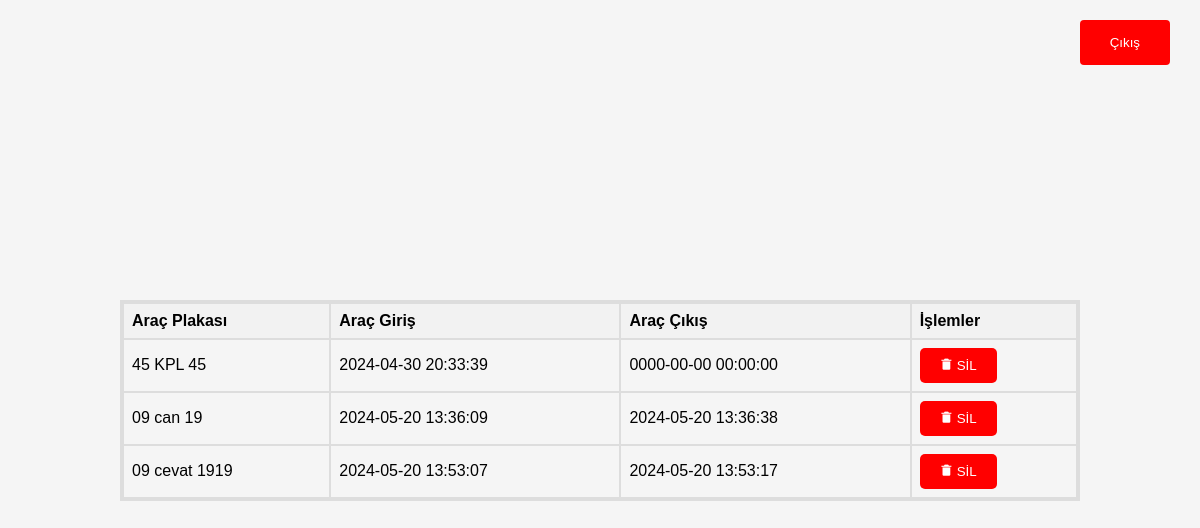
The app's page /araçlar.php with its own data.
### tables this page shows
CREATE TABLE `araclar` (
  `arac_id` int(11) NOT NULL,
  `aracPlaka` varchar(100) NOT NULL,
  `aracGiris` datetime NOT NULL,
  `aracCikis` datetime NOT NULL
);

### araçlar.php (the view, shortened to what this page needs)
<!DOCTYPE html>
<html lang="en">
<head>
    <link rel="stylesheet" href="style/araclar.css">
    <link href='https://unpkg.com/boxicons@2.1.4/css/boxicons.min.css' rel='stylesheet'>
</head>
<body>
<?php
include_once "baglanti.php";
 $sorgu = "SELECT * FROM araclar";
 $cikti = mysqli_query($baglanti, $sorgu);
 if ($cikti) {
     echo "<table border='1'>
             <tr>
                 <th>Araç Plakası</th>
                 <th>Araç Giriş</th>
                 <th>Araç Çıkış</th>
                 <th>İşlemler</th>
             </tr>";
     while ($satir = mysqli_fetch_assoc($cikti)) {
         echo "<tr>";
         echo "<td>" . $satir['aracPlaka'] . "</td>";
         echo "<td>" . $satir['aracGiris'] . "</td>";
         echo "<td>" . $satir['aracCikis'] . "</td>";
         echo "<td>
                <form action='araçlar.php' method='post'>
                    <input type='hidden' name='arac_id' value='" . $satir['arac_id'] . "'>
                    <button type='submit' class='silButton' name='silButton' align=center ><i class='bx bxs-trash-alt'></i>
                    SİL
                    </button>
                </form>
            </td>";
     }
     echo "</table>";
    }
?>
<form action="login.php" method="post"  >
        <button type="submit" name="login" id="cikis">Çıkış</button>
    </form>
</body>
</html>

### style/araclar.css (style rules this page uses)
body { font-family: Arial, sans-serif; margin: 0; padding: 0; background-color: #f5f5f5; display: flex; justify-content: center; align-items: center; height: 100vh; position:relative; }
table { border-collapse: collapse; width: 80%; margin: 20px auto; border: 4px solid #dddddd; }
th, td { border: 1px solid #dddddd; text-align: left; padding: 8px; border: 2px solid #dddddd; }
th { background-color: #f2f2f2; }
#cikis { background-color: #FF0000; color: white; padding: 15px 30px; border: none; border-radius: 4px; cursor: pointer; margin-top: 10px; position:absolute; right: 30px; top: 10px; }
.silButton { background-color: #ff0000; color: #ffffff; border: none; padding: 10px 20px; border-radius: 5px; cursor: pointer; }

### records on screen
araclar: aracPlaka "45 KPL 45", aracGiris "2024-04-30 20:33:39", aracCikis "0000-00-00 00:00:00"
araclar: aracPlaka "09 can 19", aracGiris "2024-05-20 13:36:09", aracCikis "2024-05-20 13:36:38"
araclar: aracPlaka "09 cevat 1919", aracGiris "2024-05-20 13:53:07", aracCikis "2024-05-20 13:53:17"
